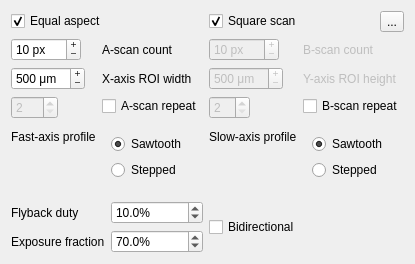
<?xml version="1.0" encoding="UTF-8"?>
<ui version="4.0">
 <class>DisplayWidget</class>
 <widget class="QWidget" name="DisplayWidget">
  <property name="geometry">
   <rect>
    <x>0</x>
    <y>0</y>
    <width>393</width>
    <height>264</height>
   </rect>
  </property>
  <layout class="QGridLayout" name="gridLayout">
   <item row="4" column="0">
    <layout class="QFormLayout" name="formLayout">
     <item row="1" column="0">
      <widget class="QLabel" name="labelFlybackDuty">
       <property name="text">
        <string>Flyback duty</string>
       </property>
      </widget>
     </item>
     <item row="2" column="0">
      <widget class="QLabel" name="labelExposureFraction">
       <property name="text">
        <string>Exposure fraction</string>
       </property>
      </widget>
     </item>
     <item row="1" column="1">
      <widget class="QDoubleSpinBox" name="spinFlybackDuty">
       <property name="suffix">
        <string>%</string>
       </property>
       <property name="decimals">
        <number>1</number>
       </property>
       <property name="singleStep">
        <double>10.000000000000000</double>
       </property>
       <property name="value">
        <double>10.000000000000000</double>
       </property>
      </widget>
     </item>
     <item row="2" column="1">
      <widget class="QDoubleSpinBox" name="spinExposureFraction">
       <property name="suffix">
        <string>%</string>
       </property>
       <property name="decimals">
        <number>1</number>
       </property>
       <property name="singleStep">
        <double>10.000000000000000</double>
       </property>
       <property name="value">
        <double>70.000000000000000</double>
       </property>
      </widget>
     </item>
    </layout>
   </item>
   <item row="2" column="0">
    <widget class="QCheckBox" name="checkEqualAspect">
     <property name="text">
      <string>Equal aspect</string>
     </property>
     <property name="checked">
      <bool>true</bool>
     </property>
    </widget>
   </item>
   <item row="4" column="2">
    <widget class="QCheckBox" name="checkBidirectional">
     <property name="text">
      <string>Bidirectional</string>
     </property>
    </widget>
   </item>
   <item row="2" column="2">
    <widget class="QCheckBox" name="checkSquareScan">
     <property name="text">
      <string>Square scan</string>
     </property>
     <property name="checked">
      <bool>true</bool>
     </property>
    </widget>
   </item>
   <item row="3" column="0">
    <layout class="QFormLayout" name="formX">
     <item row="0" column="0">
      <widget class="QSpinBox" name="spinACount">
       <property name="toolTip">
        <string>The number of A-scans in a B-scan</string>
       </property>
       <property name="buttonSymbols">
        <enum>QAbstractSpinBox::PlusMinus</enum>
       </property>
       <property name="suffix">
        <string> px</string>
       </property>
       <property name="minimum">
        <number>1</number>
       </property>
       <property name="maximum">
        <number>2400</number>
       </property>
       <property name="value">
        <number>10</number>
       </property>
      </widget>
     </item>
     <item row="0" column="1">
      <widget class="QLabel" name="labelACount">
       <property name="toolTip">
        <string>The number of A-scans in a B-scan</string>
       </property>
       <property name="text">
        <string>A-scan count</string>
       </property>
      </widget>
     </item>
     <item row="1" column="0">
      <widget class="QDoubleSpinBox" name="spinROIWidth">
       <property name="toolTip">
        <string>The length of the B-scan</string>
       </property>
       <property name="buttonSymbols">
        <enum>QAbstractSpinBox::PlusMinus</enum>
       </property>
       <property name="suffix">
        <string> μm</string>
       </property>
       <property name="decimals">
        <number>0</number>
       </property>
       <property name="minimum">
        <double>0.000000000000000</double>
       </property>
       <property name="maximum">
        <double>4000.000000000000000</double>
       </property>
       <property name="singleStep">
        <double>1.000000000000000</double>
       </property>
       <property name="value">
        <double>500.000000000000000</double>
       </property>
      </widget>
     </item>
     <item row="1" column="1">
      <widget class="QLabel" name="labelROIWidth">
       <property name="toolTip">
        <string>The length of the B-scan</string>
       </property>
       <property name="text">
        <string>X-axis ROI width</string>
       </property>
      </widget>
     </item>
     <item row="2" column="0">
      <widget class="QSpinBox" name="spinARepeat">
       <property name="enabled">
        <bool>false</bool>
       </property>
       <property name="minimum">
        <number>2</number>
       </property>
       <property name="maximum">
        <number>999</number>
       </property>
      </widget>
     </item>
     <item row="2" column="1">
      <widget class="QCheckBox" name="checkARepeat">
       <property name="text">
        <string>A-scan repeat</string>
       </property>
      </widget>
     </item>
     <item row="3" column="0">
      <widget class="QLabel" name="labelFastAxisProfile">
       <property name="text">
        <string>Fast-axis profile</string>
       </property>
      </widget>
     </item>
     <item row="3" column="1">
      <widget class="QWidget" name="widgetXProfile" native="true">
       <layout class="QVBoxLayout" name="FastAxisProfile">
        <item>
         <widget class="QRadioButton" name="radioXSaw">
          <property name="text">
           <string>Sawtooth</string>
          </property>
          <property name="checked">
           <bool>true</bool>
          </property>
          <property name="autoExclusive">
           <bool>true</bool>
          </property>
         </widget>
        </item>
        <item>
         <widget class="QRadioButton" name="radioXStep">
          <property name="text">
           <string>Stepped</string>
          </property>
          <property name="autoExclusive">
           <bool>true</bool>
          </property>
         </widget>
        </item>
       </layout>
      </widget>
     </item>
    </layout>
   </item>
   <item row="2" column="3">
    <widget class="QToolButton" name="buttonSettings">
     <property name="layoutDirection">
      <enum>Qt::RightToLeft</enum>
     </property>
     <property name="text">
      <string>...</string>
     </property>
    </widget>
   </item>
   <item row="3" column="2" colspan="2">
    <layout class="QFormLayout" name="formY">
     <item row="0" column="0">
      <widget class="QSpinBox" name="spinBCount">
       <property name="enabled">
        <bool>false</bool>
       </property>
       <property name="toolTip">
        <string>The number of B-scans to acquire</string>
       </property>
       <property name="buttonSymbols">
        <enum>QAbstractSpinBox::PlusMinus</enum>
       </property>
       <property name="suffix">
        <string> px</string>
       </property>
       <property name="minimum">
        <number>1</number>
       </property>
       <property name="maximum">
        <number>3600</number>
       </property>
       <property name="value">
        <number>10</number>
       </property>
      </widget>
     </item>
     <item row="0" column="1">
      <widget class="QLabel" name="labelBCount">
       <property name="enabled">
        <bool>false</bool>
       </property>
       <property name="toolTip">
        <string>The number of B-scans to acquire</string>
       </property>
       <property name="text">
        <string>B-scan count</string>
       </property>
      </widget>
     </item>
     <item row="1" column="0">
      <widget class="QDoubleSpinBox" name="spinROIHeight">
       <property name="enabled">
        <bool>false</bool>
       </property>
       <property name="toolTip">
        <string>The width of the C-scan</string>
       </property>
       <property name="buttonSymbols">
        <enum>QAbstractSpinBox::PlusMinus</enum>
       </property>
       <property name="suffix">
        <string> μm</string>
       </property>
       <property name="decimals">
        <number>0</number>
       </property>
       <property name="minimum">
        <double>0.000000000000000</double>
       </property>
       <property name="maximum">
        <double>4000.000000000000000</double>
       </property>
       <property name="singleStep">
        <double>1.000000000000000</double>
       </property>
       <property name="value">
        <double>500.000000000000000</double>
       </property>
      </widget>
     </item>
     <item row="1" column="1">
      <widget class="QLabel" name="labelROIHeight">
       <property name="enabled">
        <bool>false</bool>
       </property>
       <property name="toolTip">
        <string>The width of the C-scan</string>
       </property>
       <property name="text">
        <string>Y-axis ROI height</string>
       </property>
      </widget>
     </item>
     <item row="2" column="0">
      <widget class="QSpinBox" name="spinBRepeat">
       <property name="enabled">
        <bool>false</bool>
       </property>
       <property name="minimum">
        <number>2</number>
       </property>
      </widget>
     </item>
     <item row="2" column="1">
      <widget class="QCheckBox" name="checkBRepeat">
       <property name="text">
        <string>B-scan repeat</string>
       </property>
      </widget>
     </item>
     <item row="3" column="0">
      <widget class="QLabel" name="labelYProfile">
       <property name="text">
        <string>Slow-axis profile</string>
       </property>
      </widget>
     </item>
     <item row="3" column="1">
      <widget class="QWidget" name="widgetYProfile" native="true">
       <layout class="QVBoxLayout" name="SlowAxisProfile">
        <item>
         <widget class="QRadioButton" name="radioYSaw">
          <property name="text">
           <string>Sawtooth</string>
          </property>
          <property name="checked">
           <bool>true</bool>
          </property>
          <property name="autoExclusive">
           <bool>true</bool>
          </property>
         </widget>
        </item>
        <item>
         <widget class="QRadioButton" name="radioYStep">
          <property name="text">
           <string>Stepped</string>
          </property>
          <property name="autoExclusive">
           <bool>true</bool>
          </property>
         </widget>
        </item>
       </layout>
      </widget>
     </item>
    </layout>
   </item>
  </layout>
 </widget>
 <resources/>
 <connections/>
</ui>
